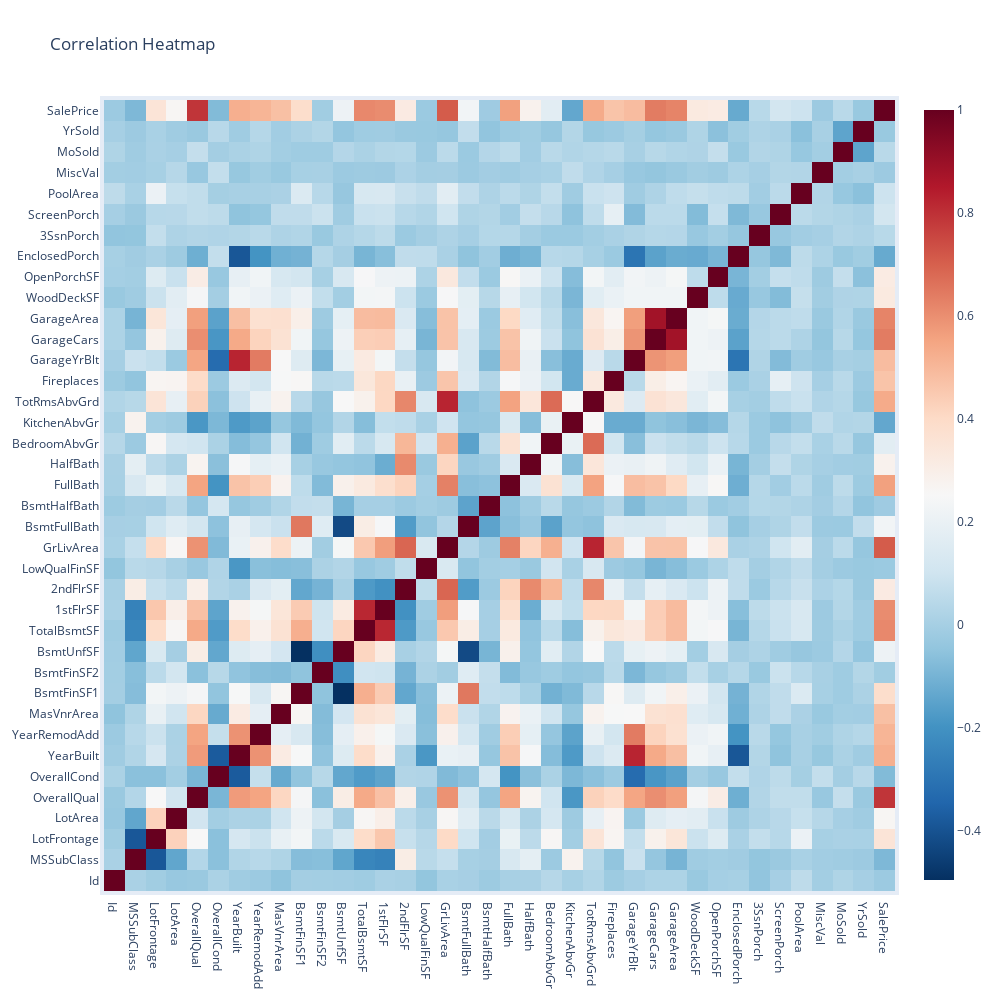

Notebook code for this chart:
### Code cell
fig = px.imshow(df.corr(), color_continuous_scale='RdBu_r', origin='lower')
fig.update_layout(
	title='Correlation Heatmap',
    autosize=False,
    width=1000,
    height=1000,
    margin=dict(
        l=50,
        r=50,
        b=50,
        t=100,
        pad=4
    )
)
fig.show()

### Figure 1 — Plotly figure (JSON) as saved in the notebook; plotly's stock layout.template omitted (floating-point values rounded to 4 significant figures; data arrays with more than 128 entries replaced by an {"elided": "..."} marker saying what was removed)
{"data": [{"coloraxis": "coloraxis", "hovertemplate": "x: %{x}<br>y: %{y}<br>color: %{z}<extra></extra>", "name": "0", "type": "heatmap", "x": ["Id", "MSSubClass", "LotFrontage", "LotArea", "OverallQual", "OverallCond", "YearBuilt", "YearRemodAdd", "MasVnrArea", "BsmtFinSF1", "BsmtFinSF2", "BsmtUnfSF", "TotalBsmtSF", "1stFlrSF", "2ndFlrSF", "LowQualFinSF", "GrLivArea", "BsmtFullBath", "BsmtHalfBath", "FullBath", "HalfBath", "BedroomAbvGr", "KitchenAbvGr", "TotRmsAbvGrd", "Fireplaces", "GarageYrBlt", "GarageCars", "GarageArea", "WoodDeckSF", "OpenPorchSF", "EnclosedPorch", "3SsnPorch", "ScreenPorch", "PoolArea", "MiscVal", "MoSold", "YrSold", "SalePrice"], "xaxis": "x", "y": ["Id", "MSSubClass", "LotFrontage", "LotArea", "OverallQual", "OverallCond", "YearBuilt", "YearRemodAdd", "MasVnrArea", "BsmtFinSF1", "BsmtFinSF2", "BsmtUnfSF", "TotalBsmtSF", "1stFlrSF", "2ndFlrSF", "LowQualFinSF", "GrLivArea", "BsmtFullBath", "BsmtHalfBath", "FullBath", "HalfBath", "BedroomAbvGr", "KitchenAbvGr", "TotRmsAbvGrd", "Fireplaces", "GarageYrBlt", "GarageCars", "GarageArea", "WoodDeckSF", "OpenPorchSF", "EnclosedPorch", "3SsnPorch", "ScreenPorch", "PoolArea", "MiscVal", "MoSold", "YrSold", "SalePrice"], "yaxis": "y", "z": {"elided": "38x38 float values"}}], "layout": {"autosize": false, "coloraxis": {"colorscale": [[0, "rgb(5,48,97)"], [0.1, "rgb(33,102,172)"], [0.2, "rgb(67,147,195)"], [0.3, "rgb(146,197,222)"], [0.4, "rgb(209,229,240)"], [0.5, "rgb(247,247,247)"], [0.6, "rgb(253,219,199)"], [0.7, "rgb(244,165,130)"], [0.8, "rgb(214,96,77)"], [0.9, "rgb(178,24,43)"], [1, "rgb(103,0,31)"]]}, "height": 1000, "margin": {"b": 50, "l": 50, "pad": 4, "r": 50, "t": 100}, "title": {"text": "Correlation Heatmap"}, "width": 1000, "xaxis": {"anchor": "y", "constrain": "domain", "domain": [0, 1], "scaleanchor": "y"}, "yaxis": {"anchor": "x", "autorange": true, "constrain": "domain", "domain": [0, 1]}}}
